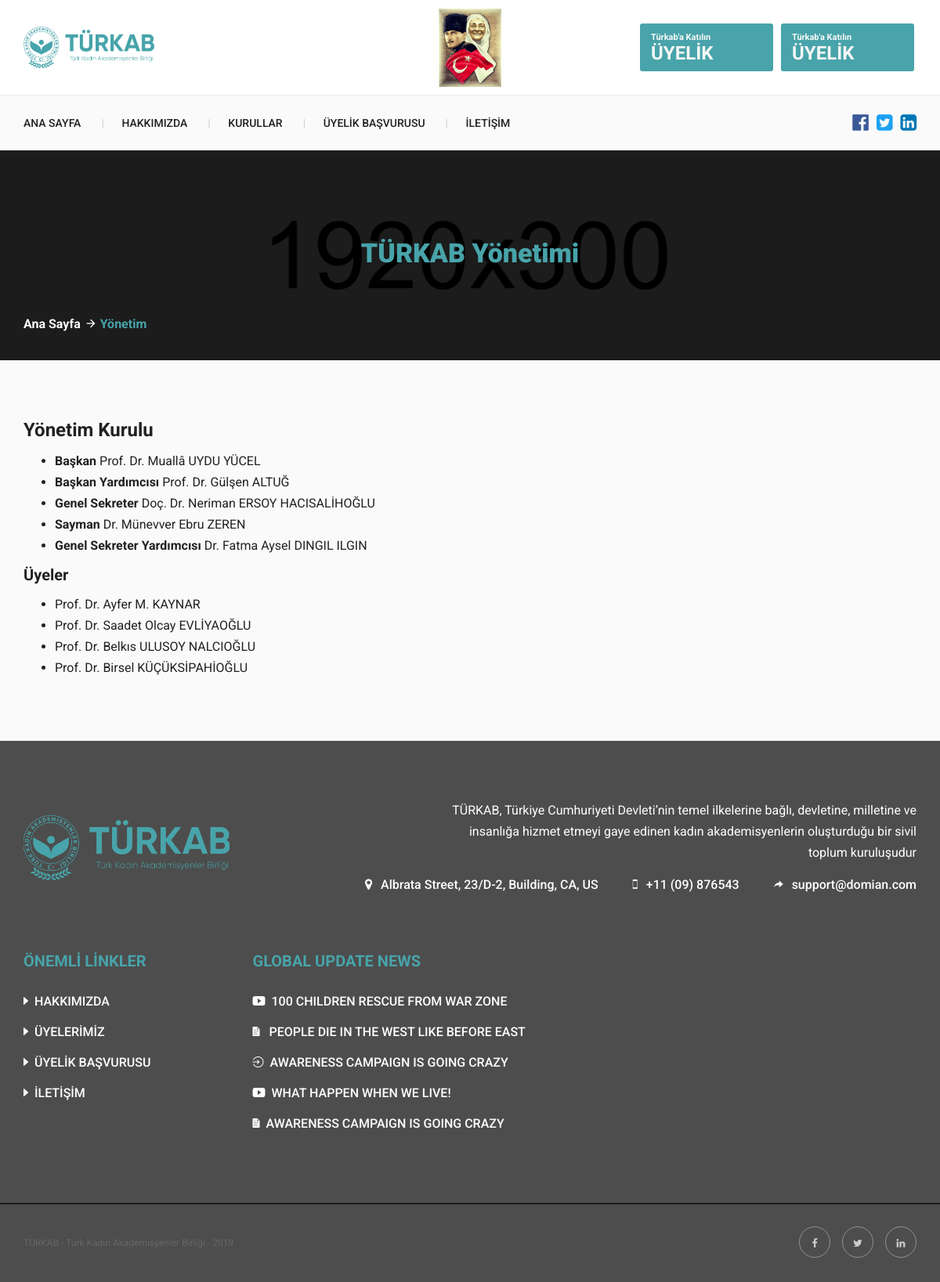
The page /yonetim on the database its author committed.
### mainapp/models.py (models this page shows, shortened)
class Uye(models.Model):
    uye_name = models.CharField(('Üye Adı'), max_length=150)
    uye_kidem = models.CharField(('Üye Kıdemi'), max_length= 150)
    uye_bio = RichTextField(('Üye Biografisi'))
    uye_slug = models.SlugField(unique= True)
    uye_resim = models.ImageField(('Üye Resmi 300x300px'), null= True)
    uye_yk_durum = models.BooleanField(('Yönetim Kurulu Üyesi'), default=False)
    uye_order = models.IntegerField(('Üye Gösterim Sıralaması'), default= 1)
    class Meta:
        ordering = ('uye_order',)
        verbose_name= 'Üye'
        verbose_name_plural= 'Üyeler'

### mainapp/views.py (the view)
# urls.py: path('yonetim', yonetim, name="yonetim"),
def yonetim(request):
    ykUyeler = Uye.objects.filter(uye_yk_durum= True)
    normalUyeler = Uye.objects.filter(uye_yk_durum= False)
    kurullarUst = Kurul.objects.filter(kurul_ustkurul__isnull = True)
    kurullarAlt = Kurul.objects.filter(kurul_ustkurul__isnull = False)
    return render(request, 'mainapp/yonetim.html', {'ykUyeler' : ykUyeler, 'normalUyeler' : normalUyeler, 'kurullarUst' : kurullarUst, 'kurullarAlt' : kurullarAlt})

### mainapp/templates/mainapp/yonetim.html
{% extends 'mainapp/components/layout.html' %}
{% load static %}
{% block body %}
<section class="banner-area">
    <div class="container">
        <div class="row">
            <div class="col-md-12">
                <div class="banner-title">
                    <h1>TÜRKAB Yönetimi</h1>
                </div>
                <ul class="bread-crumb">
                    <li><a href="{% url 'index' %}">Ana Sayfa</a></li>
                    <li><a href="{% url 'yonetim' %}" class="active orange">Yönetim</a></li>
                </ul>
            </div>
        </div>
    </div>
</section>
<section class="partner-area ash-white-bg pdb30">
    <div class="container">
        <div class="heading">
             <h3>Yönetim Kurulu</h3>
             <ul>
                {% for ykUye in ykUyeler %}
                   <a href="{% url 'uyedetail' uyeslug=ykUye.uye_slug %}"><li><strong>{{ ykUye.uye_kidem }}</strong> {{ ykUye.uye_name }}</li></a>
                {% endfor %}
             </ul>
             <h4>Üyeler</h4>
             <ul>
                {% for normalUye in normalUyeler %}
                    <a href="{% url 'uyedetail' uyeslug=normalUye.uye_slug %}"><li>{{ normalUye.uye_name }}</li></a>
                {% endfor %}
             </ul>
        </div>
    </div>
</section>
{% endblock %}

### mainapp/templates/mainapp/components/layout.html (shortened to what this page needs)
{% load static %}
<!DOCTYPE html>
<html lang="en">
<head>
    <link rel="stylesheet" href="{% static 'mainapp/css/font-awesome.min.css' %}">
    <link rel="stylesheet" href="{% static 'mainapp/css/ionicons.min.css' %}">
    <link rel="stylesheet" href="{% static 'mainapp/css/bootstrap.min.css' %}">
    <link rel="stylesheet" href="{% static 'mainapp/css/bootstrap-datetimepicker.css' %}">
    <link rel="stylesheet" href="{% static 'mainapp/css/bootstrap-datetimepicker-standalone.css' %}">
    <link rel="stylesheet" href="{% static 'mainapp/css/roundslider.css' %}">
    <link rel="stylesheet" href="{% static 'mainapp/css/magnific-popup.css' %}">
    <link rel="stylesheet" href="{% static 'mainapp/css/jquery.countdown.css' %}">
    <link rel="stylesheet" href="{% static 'mainapp/css/menuzord.css' %}">
    <link rel="stylesheet" href="{% static 'mainapp/css/menuzord-animations.css' %}">
    <link rel="stylesheet" href="{% static 'mainapp/css/owl.carousel.min.css' %}">
    <link rel="stylesheet" href="{% static 'mainapp/css/owl.theme.min.css' %}">
    <link rel="stylesheet" href="{% static 'mainapp/css/style.css' %}">
    <link rel="stylesheet" href="{% static 'mainapp/css/responsive.css' %}">
</head>
<body>
    <header>
        <div style="background-image: url(static/mainapp/images/ataturk-resmi.jpg); background-position: center center; background-repeat: no-repeat; background-size : 100px;" class="top-bar-area">
            <div class="container">
                <div class="row">
                    <div class="col-md-4">
                        <div class="logo">
                            <a href="index.html"><img style="height: 53px;" src="{% static 'mainapp/images/turkab-logo-turkuaz.png' %}" alt="logo" /></a>
                        </div>
                    </div>
                    <div class="col-md-8">
                        <div class="text-right">
                            <a href="#" style="background-color : #48A4AA; color : #f7f7f7;" class="doante-button">
                                <span>Türkab'a Katılın</span>
                                ÜYELİK
                            </a>
                            <a href="#" style="background-color : #48A4AA; color : #f7f7f7;" class="doante-button">
                                <span>Türkab'a Katılın</span>
                                ÜYELİK
                            </a>
                        </div>
                    </div>
                </div>
            </div>
        </div>
        <div class="menu-area ash-white-bg">
            <div class="container">
                <div class="row">
                    <div class="col-md-9">
                        <nav id="menuzord" class="menuzord">
                           <ul class="menuzord-menu">
                               <li><a href="{% url 'index' %}" {% if nbar == 'index' %} class="active" {% endif %} >Ana Sayfa</a></li>
                               <li><a style="cursor: pointer;" {% if nbar == 'about' %} class="active" {% endif %}>Hakkımızda</a>
                               </li>
                               <li ><a href="contact-us.html">KURULLAR</a>
                                </li>
                               <li><a href="#">ÜYELİK BAŞVURUSU</a>
                               </li>
                               <li ><a href="{% url 'iletisim' %}">İLETİŞİM</a></li>
                           </ul>
                       </nav>
                    </div>
                    <div class="col-md-3">
                        <div class="social-icon text-right">
                            <ul>
                                <li><a href="#"><i class="fa fa-facebook-official"></i></a></li>
                                <li><a href="#"><i class="fa fa-twitter-square"></i></a></li>
                                <li><a href="#"><i class="fa fa-linkedin-square"></i></a></li>
                            </ul>
                        </div>
                    </div>
                </div>
            </div>
        </div>
    </header>
    {% block body %}
    {% endblock %}
     <footer class="main-footer-area">
        <div class="footer-adderess-area">
            <div class="container">
                <div class="row">
                    <div class="col-lg-3">
                        <div class="footer-logo">
                            <a href="#"><img src="{% static 'mainapp/images/turkab-logo-transparan.png' %}" class="img-responsive" alt="logo"></a>
                        </div>
                    </div>
                    <div class="col-lg-9">
                        <div class="footer-address text-right">
                            <p>TÜRKAB, Türkiye Cumhuriyeti Devleti’nin temel ilkelerine bağlı, devletine, milletine ve insanlığa hizmet etmeyi gaye edinen kadın akademisyenlerin oluşturduğu bir sivil toplum kuruluşudur</p>
                            <ul>
                                <li><i class="fa fa-map-marker"></i> Albrata Street, 23/D-2, Building, CA, US </li>
                                <li><i class="ion-iphone"></i> +11 (09) 876543 </li>
                                <li><i class="ion-forward"></i> support@domian.com </li>
                            </ul>
                        </div>
                    </div>
                </div>
            </div>
        </div>
        <div class="main-footer">
            <div class="container">
                <div class="row">
                    <div class="col-lg-3 col-md-6">
                        <div class="footer-important-link">
                            <h4 class="orange">ÖNEMLİ LİNKLER</h4>
                            <ul>
                                <li><a href="#">HAKKIMIZDA</a></li>
                                <li><a href="#">ÜYELERİMİZ</a></li>
                                <li><a href="#">ÜYELİK BAŞVURUSU</a></li>
                                <li><a href="#">İLETİŞİM</a></li>
                            </ul>
                        </div>
                    </div>
                    <div class="col-lg-4 col-md-6">
                        <div class="footer-update-news">
                        <h4 class="orange">GLOBAL UPDATE NEWS </h4>
                            <ul>
                                <li><i class="ion-social-youtube"></i><a href="#">100 CHILDREN RESCUE FROM WAR ZONE</a></li>
                                <li><i class="ion-document-text"></i><a href="#"> PEOPLE DIE IN THE WEST LIKE BEFORE EAST</a></li>
                                <li><i class="ion-log-in"></i><a href="#">AWARENESS CAMPAIGN IS GOING CRAZY</a></li>
                                <li><i class="ion-social-youtube"></i><a href="#">WHAT HAPPEN WHEN WE LIVE!</a></li>
                                <li><i class="ion-document-text"></i><a href="#">AWARENESS CAMPAIGN IS GOING CRAZY</a></li>
                            </ul>
                        </div>
                    </div>
                </div>
            </div>
        </div>
        <div class="footer-bar">
            <div class="container">
                <div class="row">
                    <div class="col-lg-6 col-lg-push-6">
                        <div class="footer-social-icon text-right">
                            <ul>
                                <li><a href="#"><i class="fa fa-facebook"></i></a></li>
                                <li><a href="#"><i class="fa fa-twitter"></i></a></li>
                                <li><a href="#"><i class="fa fa-linkedin"></i></a></li>
                            </ul>
                        </div>
                    </div>
                    <div class="col-lg-6 col-lg-pull-6">
                        <div class="copy-right-text">
                            TÜRKAB - Türk Kadın Akademisyenler Birliği - 2019
                        </div>
                    </div>
                </div>
            </div>
        </div>
    </footer>
    </body>
    </html>

### mainapp/static/mainapp/css/menuzord.css (style rules this page uses)
.menuzord, .menuzord * { box-sizing: border-box; -moz-box-sizing: border-box; -webkit-box-sizing: border-box }
.menuzord { float: left; position: relative; top: 15px; width: 100%; }
.menuzord a { -webkit-transition: color .3s linear, background .3s linear; transition: color .3s linear, background .3s linear }
.menuzord-menu { margin: 0; padding: 0; float: left; list-style: none }
.menuzord-menu>li { display: inline-block; float: left }
.menuzord-menu>li>a { padding: 26px 24px; display: inline-block; text-decoration: none; text-transform: uppercase; font-size: 14px; font-weight: 400; color: #fff; outline: 0; line-height: 1.42857143; -webkit-transition: all 0.4s; -webkit-transition: all 0.4s ease-in-out; transition: all 0.4s ease-in-out; -webkit-tap-highlight-color: transparent }

### rows shown on the page
Uye: uye_kidem "Başkan", uye_name "Prof. Dr. Muallâ UYDU YÜCEL"
Uye: uye_kidem "Başkan Yardımcısı", uye_name "Prof. Dr. Gülşen ALTUĞ"
Uye: uye_kidem "Genel Sekreter", uye_name "Doç. Dr. Neriman ERSOY HACISALİHOĞLU"
Uye: uye_kidem "Sayman", uye_name "Dr. Münevver Ebru ZEREN"
Uye: uye_kidem "Genel Sekreter Yardımcısı", uye_name "Dr. Fatma Aysel DINGIL ILGIN"
Uye: uye_name "Prof. Dr. Ayfer M. KAYNAR"
Uye: uye_name "Prof. Dr. Saadet Olcay EVLİYAOĞLU"
Uye: uye_name "Prof. Dr. Belkıs ULUSOY NALCIOĞLU"
Uye: uye_name "Prof. Dr. Birsel KÜÇÜKSİPAHİOĞLU"
